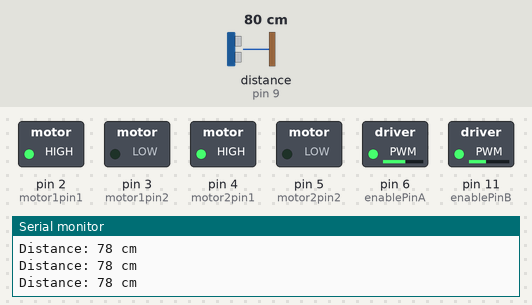
Bench run of a sketch on a simulated Arduino Uno, built with avr-gcc and run on an emulated ATmega328P. Parts: switched loads named in the sketch (green lamp = pin HIGH), the last lines printed to the serial monitor. Wiring (inferred from the names in the program): ultrasonic range finder: trigger pin 10; echo pin 9. Inputs (shaded band) come from the test bench; at power-on: distance to the obstacle (sensor on pin 9) 80 cm. The echo pulse lasts 58.3 µs per cm; pins used as bus, display or sensor lines are not drawn.

Above: at 1.3 s.
1.4 s: distance to the obstacle (sensor on pin 9) set to 13 cm
2.9 s: distance to the obstacle (sensor on pin 9) set to 10 cm
At 5.2 s:
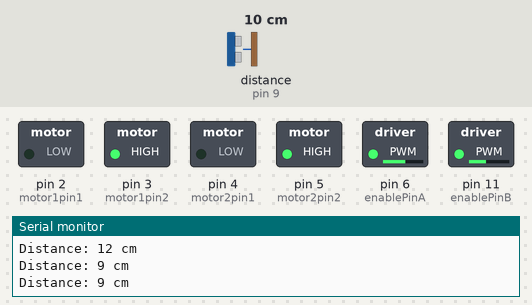
5.9 s: distance to the obstacle (sensor on pin 9) set to 18 cm
At 6.9 s:
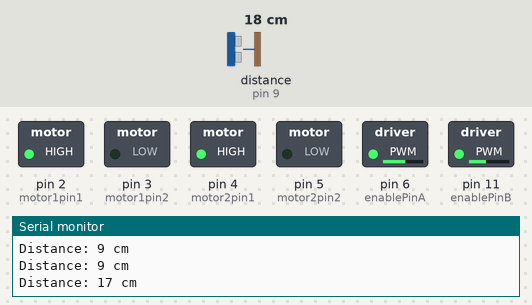
8.0 s: distance to the obstacle (sensor on pin 9) set to 2 cm
At 9.2 s:
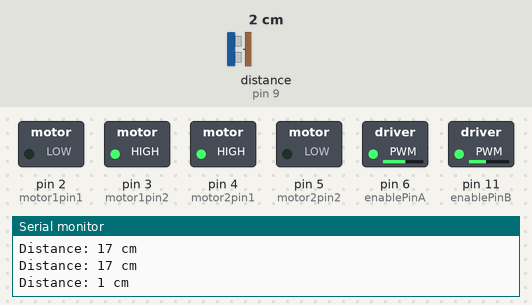
Timing chart, 0 to 12.0 s (numbered marks = the images above; inputs shaded):
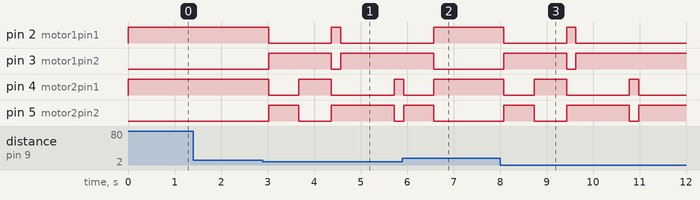

The sketch:

avoidance.ino
```cpp
const int trigPin = 10;
const int echoPin = 9;

int motor1pin1 = 2;
int motor1pin2 = 3; // ANALOG

int motor2pin1 = 4;
int motor2pin2 = 5; //ANALOG

int enablePinA = 6;
int enablePinB = 11;

const int thresholdDistance = 10; // distance in cm to trigger motors

void setup() {
  pinMode(trigPin, OUTPUT);
  pinMode(echoPin, INPUT);
  pinMode(motor1pin1, OUTPUT);
  pinMode(motor1pin2, OUTPUT);
  pinMode(motor2pin1, OUTPUT);
  pinMode(motor2pin2, OUTPUT);
  Serial.begin(9600);
  pinMode(enablePinA, OUTPUT);
  pinMode(enablePinB, OUTPUT);

  analogWrite(6,141); //ENA  pin
  analogWrite(11, 108); //ENB pin
}

void loop() {
  int distance = checkSensor();

  if (distance > 0 && distance <= thresholdDistance) {
    stop();
    driveBackward(150);
    delay(500);
    turnLeft(200);
    delay(500);
    stop();
    distance = checkSensor();
    if (distance > 0 && distance <= thresholdDistance) {
      turnRight(200);
      stop();
      driveBackward(150);
      delay(500);
      distance = checkSensor();
      delay(500);
      if (distance > 0 && distance <= thresholdDistance) {
        turnLeft(200);
        stop();
        driveBackward(150);
        delay(500);
      } else {
        driveForward(500);
        delay(500);
      }
    } else {
      driveForward(500);
      delay(500);
    }
  } else {
    driveForward(500);
  }
}

void driveForward(int delayTime) {
  digitalWrite(motor1pin1,   HIGH);
  digitalWrite(motor1pin2, LOW);

  digitalWrite(motor2pin1,   HIGH);
  digitalWrite(motor2pin2, LOW);
  delay(delayTime);
}
void turnLeft(int delayTime) {
  digitalWrite(motor1pin1,   LOW);
  digitalWrite(motor1pin2, HIGH);

  digitalWrite(motor2pin1,   HIGH);
  digitalWrite(motor2pin2, LOW);
  delay(delayTime);
}
void turnRight(int delayTime) {
  digitalWrite(motor1pin1,   HIGH);
  digitalWrite(motor1pin2, LOW);

  digitalWrite(motor2pin1,   LOW);
  digitalWrite(motor2pin2, HIGH);
  delay(delayTime);
}
void driveBackward(int delayTime) {
  digitalWrite(motor1pin1,   LOW);
  digitalWrite(motor1pin2, HIGH);

  digitalWrite(motor2pin1,   LOW);
  digitalWrite(motor2pin2, HIGH);
  delay(delayTime);
}
void stop() {
  digitalWrite(motor1pin1,   LOW);
  digitalWrite(motor1pin2, LOW);

  digitalWrite(motor2pin1, LOW);
  digitalWrite(motor2pin2, LOW);
}
int checkSensor() {
  long duration;
  int distance;
  // Trigger ultrasonic pulse
  digitalWrite(trigPin, LOW);
  delayMicroseconds(2);
  digitalWrite(trigPin, HIGH);
  delayMicroseconds(10);
  digitalWrite(trigPin, LOW);

  // Measure echo return time
  duration = pulseIn(echoPin, HIGH);

  // Calculate distance (cm)
  distance = duration * 0.034 / 2;

  // Print distance to Serial Monitor
  Serial.print("Distance: ");
  Serial.print(distance);
  Serial.println(" cm");

  return distance;
}
```

Measured:
- the behaviour switches between 12 and 11 cm on distance to the obstacle (sensor on pin 9) (found by bisection; images 0 and 1)
- after the input at 2.9 s, pin 2 (motor1pin1): HIGH → LOW after 0.12 s, → HIGH 1.4 s later, → LOW 0.20 s later; pin 3 (motor1pin2): LOW → HIGH after 0.12 s, → LOW 1.4 s later, → HIGH 0.20 s later
- after the input at 5.9 s, pin 2 (motor1pin1): LOW → HIGH after 0.68 s instead of 2.0 s; pin 3 (motor1pin2): HIGH → LOW after 0.68 s instead of 2.0 s
- after the input at 8.0 s, pin 2 (motor1pin1): HIGH → LOW after 0.08 s, → HIGH 1.4 s later, → LOW 0.20 s later; pin 3 (motor1pin2): LOW → HIGH after 0.08 s, → LOW 1.4 s later, → HIGH 0.20 s later
